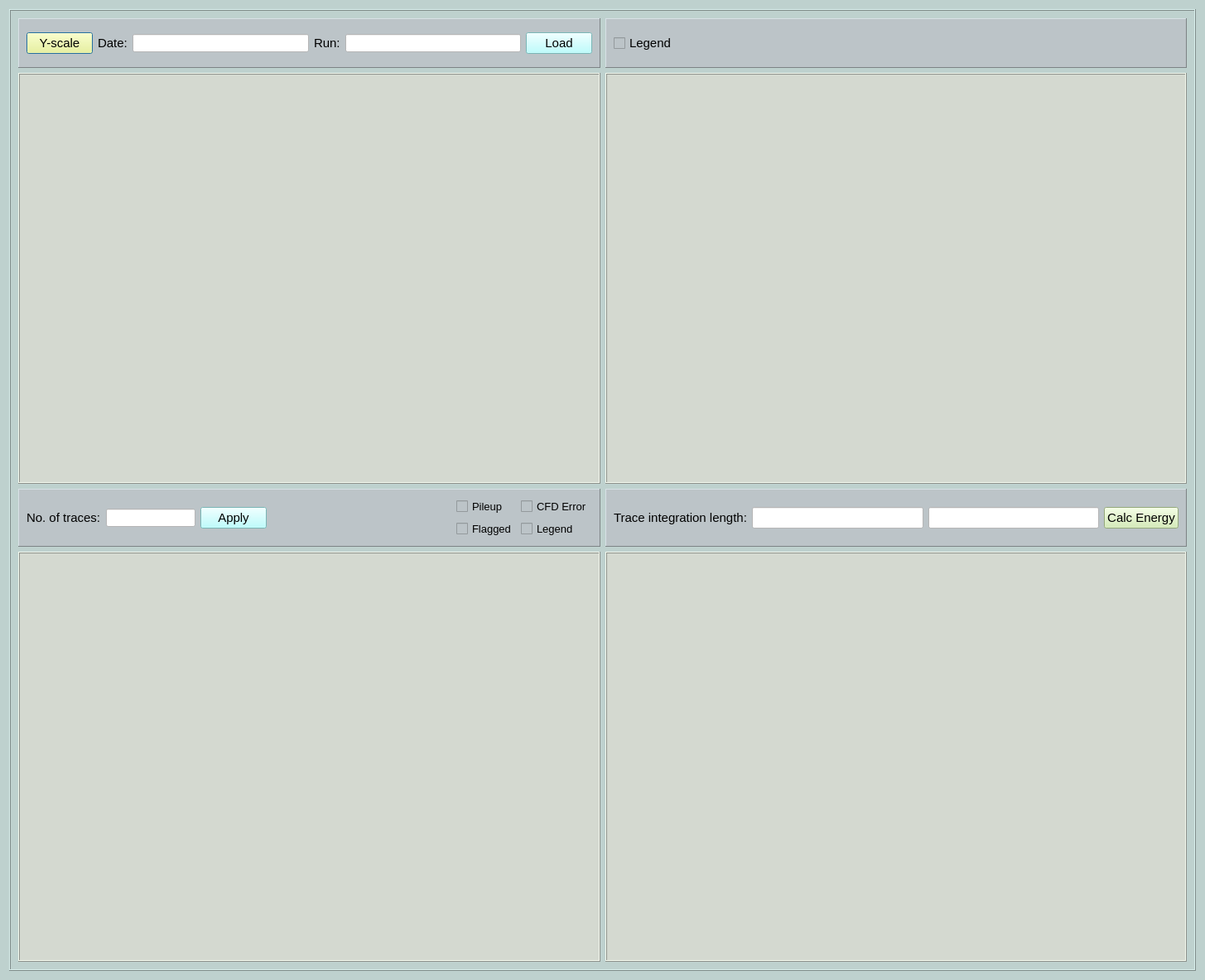
<?xml version="1.0" encoding="UTF-8"?>
<ui version="4.0">
 <class>Dialog</class>
 <widget class="QDialog" name="Dialog">
  <property name="geometry">
   <rect>
    <x>0</x>
    <y>0</y>
    <width>1455</width>
    <height>1183</height>
   </rect>
  </property>
  <property name="windowTitle">
   <string>Dialog</string>
  </property>
  <property name="styleSheet">
   <string notr="true">background-color: rgb(190, 209, 206);</string>
  </property>
  <layout class="QGridLayout" name="gridLayout">
   <item row="0" column="0">
    <widget class="QFrame" name="frame">
     <property name="frameShape">
      <enum>QFrame::Box</enum>
     </property>
     <property name="frameShadow">
      <enum>QFrame::Raised</enum>
     </property>
     <layout class="QGridLayout" name="gridLayout_2">
      <item row="0" column="0">
       <widget class="QFrame" name="frame_7">
        <property name="maximumSize">
         <size>
          <width>16777215</width>
          <height>60</height>
         </size>
        </property>
        <property name="font">
         <font>
          <pointsize>11</pointsize>
         </font>
        </property>
        <property name="styleSheet">
         <string notr="true">background-color: rgb(188, 196, 200);</string>
        </property>
        <property name="frameShape">
         <enum>QFrame::Panel</enum>
        </property>
        <property name="frameShadow">
         <enum>QFrame::Raised</enum>
        </property>
        <layout class="QGridLayout" name="gridLayout_10">
         <item row="0" column="0">
          <widget class="QPushButton" name="pushButton_2">
           <property name="font">
            <font>
             <pointsize>11</pointsize>
            </font>
           </property>
           <property name="styleSheet">
            <string notr="true">background-color: rgb(255, 255, 127);</string>
           </property>
           <property name="text">
            <string>Y-scale</string>
           </property>
          </widget>
         </item>
         <item row="0" column="1">
          <widget class="QLabel" name="label_4">
           <property name="font">
            <font>
             <pointsize>11</pointsize>
            </font>
           </property>
           <property name="text">
            <string>Date:</string>
           </property>
          </widget>
         </item>
         <item row="0" column="2">
          <widget class="QLineEdit" name="lineEdit_5">
           <property name="font">
            <font>
             <pointsize>8</pointsize>
            </font>
           </property>
           <property name="styleSheet">
            <string notr="true">background-color: rgb(255, 255, 255);</string>
           </property>
          </widget>
         </item>
         <item row="0" column="3">
          <widget class="QLabel" name="label_5">
           <property name="font">
            <font>
             <pointsize>11</pointsize>
            </font>
           </property>
           <property name="text">
            <string>Run:</string>
           </property>
          </widget>
         </item>
         <item row="0" column="4">
          <widget class="QLineEdit" name="lineEdit_6">
           <property name="font">
            <font>
             <pointsize>8</pointsize>
            </font>
           </property>
           <property name="styleSheet">
            <string notr="true">background-color: rgb(255, 255, 255);</string>
           </property>
          </widget>
         </item>
         <item row="0" column="5">
          <widget class="QPushButton" name="pushButton_4">
           <property name="font">
            <font>
             <pointsize>11</pointsize>
            </font>
           </property>
           <property name="styleSheet">
            <string notr="true">background-color: rgb(170, 255, 255);</string>
           </property>
           <property name="text">
            <string>Load</string>
           </property>
          </widget>
         </item>
        </layout>
       </widget>
      </item>
      <item row="0" column="1">
       <widget class="QFrame" name="frame_9">
        <property name="styleSheet">
         <string notr="true">background-color: rgb(188, 196, 200);</string>
        </property>
        <property name="frameShape">
         <enum>QFrame::Panel</enum>
        </property>
        <property name="frameShadow">
         <enum>QFrame::Raised</enum>
        </property>
        <layout class="QGridLayout" name="gridLayout_11">
         <item row="0" column="0">
          <widget class="QCheckBox" name="checkBox_5">
           <property name="font">
            <font>
             <pointsize>11</pointsize>
            </font>
           </property>
           <property name="text">
            <string>Legend</string>
           </property>
          </widget>
         </item>
         <item row="0" column="1">
          <spacer name="horizontalSpacer_2">
           <property name="orientation">
            <enum>Qt::Horizontal</enum>
           </property>
           <property name="sizeHint" stdset="0">
            <size>
             <width>582</width>
             <height>20</height>
            </size>
           </property>
          </spacer>
         </item>
        </layout>
       </widget>
      </item>
      <item row="1" column="0">
       <widget class="QFrame" name="frame_2">
        <property name="enabled">
         <bool>true</bool>
        </property>
        <property name="sizePolicy">
         <sizepolicy hsizetype="Preferred" vsizetype="Preferred">
          <horstretch>0</horstretch>
          <verstretch>0</verstretch>
         </sizepolicy>
        </property>
        <property name="minimumSize">
         <size>
          <width>700</width>
          <height>0</height>
         </size>
        </property>
        <property name="styleSheet">
         <string notr="true">background-color: rgb(212, 217, 208);</string>
        </property>
        <property name="frameShape">
         <enum>QFrame::Box</enum>
        </property>
        <property name="frameShadow">
         <enum>QFrame::Raised</enum>
        </property>
        <layout class="QGridLayout" name="gridLayout_7">
         <property name="leftMargin">
          <number>0</number>
         </property>
         <property name="topMargin">
          <number>0</number>
         </property>
         <property name="rightMargin">
          <number>0</number>
         </property>
         <property name="bottomMargin">
          <number>0</number>
         </property>
         <item row="0" column="0">
          <widget class="MplWidget" name="widget" native="true">
           <property name="font">
            <font>
             <pointsize>12</pointsize>
            </font>
           </property>
          </widget>
         </item>
        </layout>
       </widget>
      </item>
      <item row="1" column="1">
       <widget class="QFrame" name="frame_3">
        <property name="minimumSize">
         <size>
          <width>700</width>
          <height>0</height>
         </size>
        </property>
        <property name="styleSheet">
         <string notr="true">background-color: rgb(212, 217, 208);</string>
        </property>
        <property name="frameShape">
         <enum>QFrame::Box</enum>
        </property>
        <property name="frameShadow">
         <enum>QFrame::Raised</enum>
        </property>
        <layout class="QGridLayout" name="gridLayout_6">
         <property name="leftMargin">
          <number>0</number>
         </property>
         <property name="topMargin">
          <number>0</number>
         </property>
         <property name="rightMargin">
          <number>0</number>
         </property>
         <property name="bottomMargin">
          <number>0</number>
         </property>
         <item row="0" column="0">
          <widget class="MplWidget" name="widget_2" native="true">
           <property name="font">
            <font>
             <pointsize>12</pointsize>
            </font>
           </property>
          </widget>
         </item>
        </layout>
       </widget>
      </item>
      <item row="2" column="0">
       <widget class="QFrame" name="frame_6">
        <property name="maximumSize">
         <size>
          <width>16777215</width>
          <height>70</height>
         </size>
        </property>
        <property name="font">
         <font>
          <pointsize>11</pointsize>
         </font>
        </property>
        <property name="styleSheet">
         <string notr="true">background-color: rgb(188, 196, 200);</string>
        </property>
        <property name="frameShape">
         <enum>QFrame::Panel</enum>
        </property>
        <property name="frameShadow">
         <enum>QFrame::Raised</enum>
        </property>
        <layout class="QGridLayout" name="gridLayout_14">
         <item row="0" column="0">
          <layout class="QGridLayout" name="gridLayout_12">
           <item row="0" column="0">
            <widget class="QLabel" name="label_3">
             <property name="font">
              <font>
               <pointsize>11</pointsize>
              </font>
             </property>
             <property name="text">
              <string>No. of traces:</string>
             </property>
            </widget>
           </item>
           <item row="0" column="1">
            <widget class="QLineEdit" name="lineEdit_4">
             <property name="styleSheet">
              <string notr="true">background-color: rgb(255, 255, 255);</string>
             </property>
            </widget>
           </item>
           <item row="0" column="2">
            <widget class="QPushButton" name="pushButton_5">
             <property name="font">
              <font>
               <pointsize>11</pointsize>
              </font>
             </property>
             <property name="styleSheet">
              <string notr="true">background-color: rgb(170, 255, 255);</string>
             </property>
             <property name="text">
              <string>Apply</string>
             </property>
            </widget>
           </item>
          </layout>
         </item>
         <item row="0" column="1">
          <spacer name="horizontalSpacer_3">
           <property name="orientation">
            <enum>Qt::Horizontal</enum>
           </property>
           <property name="sizeHint" stdset="0">
            <size>
             <width>40</width>
             <height>20</height>
            </size>
           </property>
          </spacer>
         </item>
         <item row="0" column="2">
          <layout class="QGridLayout" name="gridLayout_5">
           <item row="0" column="0">
            <widget class="QCheckBox" name="checkBox">
             <property name="font">
              <font>
               <pointsize>10</pointsize>
              </font>
             </property>
             <property name="text">
              <string>Pileup</string>
             </property>
            </widget>
           </item>
           <item row="0" column="1">
            <widget class="QCheckBox" name="checkBox_3">
             <property name="font">
              <font>
               <pointsize>10</pointsize>
              </font>
             </property>
             <property name="text">
              <string>CFD Error</string>
             </property>
            </widget>
           </item>
           <item row="1" column="0">
            <widget class="QCheckBox" name="checkBox_2">
             <property name="font">
              <font>
               <pointsize>10</pointsize>
              </font>
             </property>
             <property name="text">
              <string>Flagged</string>
             </property>
            </widget>
           </item>
           <item row="1" column="1">
            <widget class="QCheckBox" name="checkBox_4">
             <property name="font">
              <font>
               <pointsize>10</pointsize>
              </font>
             </property>
             <property name="text">
              <string>Legend</string>
             </property>
            </widget>
           </item>
          </layout>
         </item>
        </layout>
       </widget>
      </item>
      <item row="2" column="1">
       <widget class="QFrame" name="frame_8">
        <property name="styleSheet">
         <string notr="true">background-color: rgb(188, 196, 200);</string>
        </property>
        <property name="frameShape">
         <enum>QFrame::Panel</enum>
        </property>
        <property name="frameShadow">
         <enum>QFrame::Raised</enum>
        </property>
        <layout class="QGridLayout" name="gridLayout_13">
         <item row="0" column="0">
          <layout class="QGridLayout" name="gridLayout_4">
           <item row="0" column="2">
            <widget class="QLineEdit" name="lineEdit_3">
             <property name="font">
              <font>
               <pointsize>11</pointsize>
              </font>
             </property>
             <property name="styleSheet">
              <string notr="true">background-color: rgb(255, 255, 255);</string>
             </property>
            </widget>
           </item>
           <item row="0" column="0">
            <widget class="QLabel" name="label_2">
             <property name="font">
              <font>
               <pointsize>11</pointsize>
              </font>
             </property>
             <property name="text">
              <string>Trace integration length:</string>
             </property>
            </widget>
           </item>
           <item row="0" column="3">
            <widget class="QPushButton" name="pushButton_3">
             <property name="font">
              <font>
               <pointsize>11</pointsize>
              </font>
             </property>
             <property name="styleSheet">
              <string notr="true">background-color: rgb(207, 236, 171);</string>
             </property>
             <property name="text">
              <string>Calc Energy</string>
             </property>
            </widget>
           </item>
           <item row="0" column="1">
            <widget class="QLineEdit" name="lineEdit_2">
             <property name="font">
              <font>
               <pointsize>11</pointsize>
              </font>
             </property>
             <property name="styleSheet">
              <string notr="true">background-color: rgb(255, 255, 255);</string>
             </property>
            </widget>
           </item>
          </layout>
         </item>
        </layout>
       </widget>
      </item>
      <item row="3" column="0">
       <widget class="QFrame" name="frame_4">
        <property name="styleSheet">
         <string notr="true">background-color: rgb(212, 217, 208);</string>
        </property>
        <property name="frameShape">
         <enum>QFrame::Box</enum>
        </property>
        <property name="frameShadow">
         <enum>QFrame::Raised</enum>
        </property>
        <layout class="QGridLayout" name="gridLayout_8">
         <property name="leftMargin">
          <number>0</number>
         </property>
         <property name="topMargin">
          <number>0</number>
         </property>
         <property name="rightMargin">
          <number>0</number>
         </property>
         <property name="bottomMargin">
          <number>0</number>
         </property>
         <item row="0" column="0">
          <widget class="MplWidget" name="widget_3" native="true">
           <property name="font">
            <font>
             <pointsize>12</pointsize>
            </font>
           </property>
          </widget>
         </item>
        </layout>
       </widget>
      </item>
      <item row="3" column="1">
       <widget class="QFrame" name="frame_5">
        <property name="styleSheet">
         <string notr="true">background-color: rgb(212, 217, 208);</string>
        </property>
        <property name="frameShape">
         <enum>QFrame::Box</enum>
        </property>
        <property name="frameShadow">
         <enum>QFrame::Raised</enum>
        </property>
        <layout class="QGridLayout" name="gridLayout_9">
         <property name="leftMargin">
          <number>0</number>
         </property>
         <property name="topMargin">
          <number>0</number>
         </property>
         <property name="rightMargin">
          <number>0</number>
         </property>
         <property name="bottomMargin">
          <number>0</number>
         </property>
         <item row="0" column="0">
          <widget class="MplWidget" name="widget_4" native="true">
           <property name="font">
            <font>
             <pointsize>12</pointsize>
            </font>
           </property>
          </widget>
         </item>
        </layout>
       </widget>
      </item>
     </layout>
    </widget>
   </item>
  </layout>
 </widget>
 <customwidgets>
  <customwidget>
   <class>MplWidget</class>
   <extends>QWidget</extends>
   <header>mplwidget.h</header>
   <container>1</container>
  </customwidget>
 </customwidgets>
 <resources/>
 <connections/>
</ui>
